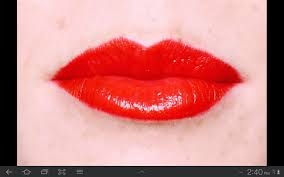
#> input picture mouth1.jpg, 284 x 177 px
$ python acwe.py   (Python 2 division)
#> lines starting #> are read from the running program, lines starting #| are printed output that depends on the picture
#-coding-:-utf8-
"""
Author: Victoria
E-mail: wyvictoria1@gmail.com
Date: 9/3/2017
"""
import numpy as np
import matplotlib.pyplot as plt
from PIL import Image
import scipy.ndimage as nd

def acwe(Img, phi0, max_iter, time_step, mu, v, lambda1, lambda2, epsilon):
    """
    Input:
	    Img: array_like, the input gray image[0,255]
	    phi: nparray, the initial curve function(level set function)
	    max_iter: int, the max number of iterations
	    time_step: float, learning rate
	    mu: coefficiency of  length term
	    v: coefficiency of  area term
	    lambda1, lambda2: coefficiency of "fitting" term(Image energy)
    """
    print time_step, mu, v, lambda1, lambda2
    phi = phi0

    plt.ion()
    fig, axes = plt.subplots(ncols=2)
    show_curve_and_phi(fig, Img, phi0, 'r')
    plt.savefig('levelset_start.png', bbox_inches='tight')


    for iter in xrange(max_iter):
        idx = np.flatnonzero(np.logical_and(phi <= 1.2, phi >= -1.2))

        if len(idx) > 0:
            print('iteration: {0}'.format(iter))
            if np.mod(iter, 1) == 0:
                show_curve_and_phi(fig, Img, phi, 'r')

            phi = NeumannBoundCond(phi)
            Heaviside = 0.5 * (1 + 2 / np.pi * (np.arctan(phi / epsilon)))
            delta = (epsilon/np.pi) / (epsilon**2 + phi ** 2)
            """
            Only update the neighbor of curve
            """
            #Internal force
            length_term = curvature_central(phi)
            print "delta:{}".format(np.max(delta))
            print "length term:{}".format(np.max(length_term))
            #Image force
            inside_idx = np.flatnonzero(phi >= 0)
            outside_idx = np.flatnonzero(phi < 0)
            """c1 = np.mean(Img.flat[inside_idx]) #mean value inside curve
            c2 = np.mean(Img.flat[outside_idx]) #mean value outside curve"""
            c1 = np.sum(Img.flat[inside_idx]) / (len(inside_idx) + 0.00001)  # exterior mean
            c2 = np.sum(Img.flat[outside_idx]) / (len(outside_idx) + 0.00001)  # interior mean
            print "c1:{}, c2:{}".format(c1, c2)
            image_force = - lambda1 * (Img.flat[idx] - c1)**2  + lambda2 * (Img.flat[idx] - c2)**2
            print "image_force", np.max(image_force)
            gradient = delta.flat[idx] * (mu * length_term.flat[idx] - v + image_force / np.max(image_force))

            phi.flat[idx]= time_step * gradient
            print "phi:{}".format(np.max(phi))
            print phi
    plt.savefig("levelset_end", bbox_inches='tight')
def NeumannBoundCond(f):
    """
    Change function f to satisfy Neumann Boundary Condition
    """
    g = f
    #4 corner
    g[0, 0] = g[2, 2]
    g[0, -1] = g[2, -3]
    g[-1, 0] = g[-3, 2]
    g[-1, -1] = g[-3, -3]
    #first row and last row
    g[0, 1:-1] = g[2, 1:-1]
    g[-1, 1:-1] = g[-3, 1:-1]
    #first column and last column
    g[1:-1, 0] = g[1:-1, 2]
    g[1:-1, -1] = g[1:-1, -3]
    return g

def curvature_central(phi):
    """
    Compute divergence in equation(9) by definition of divergence rather the discretization of divergence mentioned in paper.
    """
    phi_x, phi_y = gradient(phi)
    """if np.max(phi_x) > 1e10 or np.max(phi_y) > 1e10:
	    raise Exception("oooooops!")
    """
    norm_gradient = np.sqrt(phi_x ** 2 + phi_y ** 2 + 1e-10)
    nxx, _ = gradient(phi_x / norm_gradient)
    _, nyy = gradient(phi_y / norm_gradient)
    return (nxx+nyy)

def gradient(f):
    """
    Compute gradient of f.
    Input:
	    f: array_like.
    Output:
	    fx:  fx[i, j] = (f[i, j+1] - f[i, j-1]) / 2, special in boundary
	    fy:  fy[i, j] = (f[i+1, j] - f[i-1, j]) / 2
    """
    fx = f
    fy = f
    n, m = f.shape
    fx[:, 0] = f[:, 1] - f[:, 0]
    fx[:, -1] = f[:, -1] - f[:, -2]
    fy[0, :] = f[1,:] - f[0,:]
    fy[-1, :] = f[-1,:] - f[-2,:]
    for j in xrange(1, m-1):
	    fx[:, j] = (f[:, j+1] - f[:, j-1]) / 2.0
    for i in xrange(1, n-1):
	    fy[i, :] = (f[i+1, :] - f[i-1, :]) / 2.0
    return fx, fy

# Displays the image with curve superimposed
def show_curve_and_phi(fig, Img, phi, color):
    fig.axes[0].cla()
    fig.axes[0].imshow(Img, cmap='gray')
    fig.axes[0].contour(phi, 0, colors=color)
    fig.axes[0].set_axis_off()
    #plt.draw()

    fig.axes[1].cla()
    fig.axes[1].imshow(phi)
    fig.axes[1].set_axis_off()
    #plt.draw()

    plt.pause(0.001)

def initialize(width, height, x_center, y_center, radius):
    phi = np.zeros((height, width))
    for i in xrange(height):
	    for j in xrange(width):
		    phi[i,j] = -np.sqrt((i - y_center)**2 + (j - x_center)**2) +radius
    return phi

if __name__ == "__main__":

    img = Image.open("mouth1.jpg").convert("L")
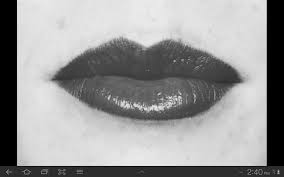
#> img: PIL image 284x177 L; min 0, max 238, mean 153
    #initialize phi
    width, height = img.size
#> width = 284; height = 177
    phi0 = initialize(width, height, x_center=100, y_center=50, radius=45)
#> after the loop in initialize, `for i in xrange(height):`:
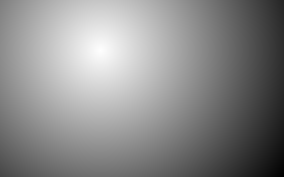
#> phi: shape (177, 284) float64; min -177.2, max 45, mean -56.5; drawn with min black and max white
    print "phi0:", phi0
#> (printed output is left out)
    print "index of 0:", np.flatnonzero(np.array(img)==0)
#> (printed output is left out)
    """
    fig, axes = plt.subplots(ncols=2)
    axes[0].imshow(img, cmap='gray')
    axes[1].imshow(phi0)
    #plt.show()
    """
    acwe(np.array(img), phi0, max_iter=100, time_step=0.1, mu=0, v=0, lambda1=1, lambda2=1, epsilon=1)
#> the loop in acwe, `for iter in xrange(max_iter):` made 100 passes
#> (c1, c2) on passes 1 to 12: (137.9, 155.5), (144.6, 154.3), (113.7, 161.4), (72.46, 186.3), (59.79, 208), (59.84, 208.5), (60.89, 206), (60.43, 207), (60.88, 206), (60.42, 207), (60.54, 206.8), (60.16, 207.5)
#> (printed output is left out)
#> pass 1, in acwe, `Heaviside = 0.5 * (1 + 2 / np.pi * (np.arctan(phi / epsilon)))`:
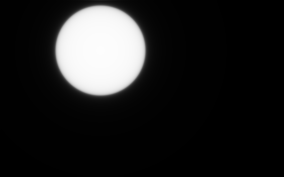
#> Heaviside: shape (177, 284) float64; min 0.00181, max 0.993, mean 0.131
#> pass 1, in acwe, `delta = (epsilon/np.pi) / (epsilon**2 + phi ** 2)`:
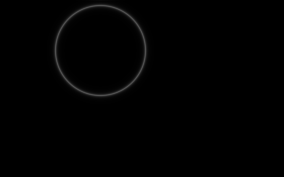
#> delta: shape (177, 284) float64; min 1.03e-05, max 0.318, mean 0.00553
#> pass 1, in curvature_central, `phi_x, phi_y = gradient(phi)`:
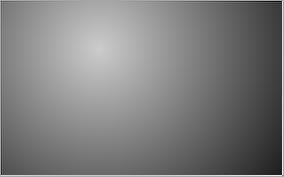
#> phi_x: shape (177, 284) float64; min -23.88, max 12.18, mean -6.01; drawn with min black and max white
#> pass 2, in show_curve_and_phi (call 3), `plt.pause(0.001)`:
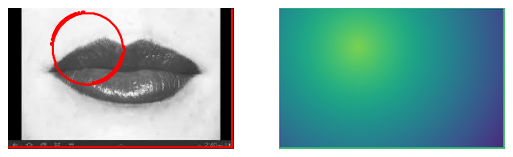
#> figure drawn by matplotlib, 2 panels
#> in acwe, `plt.savefig("levelset_end", bbox_inches='tight')`:
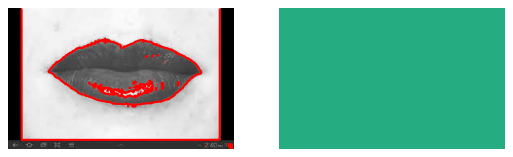
#> figure drawn by matplotlib, 2 panels

$ run again, with mouth2.jpg copied over mouth1.jpg
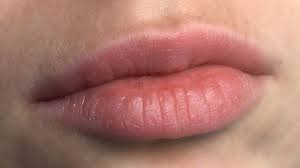
#> input picture mouth2.jpg, 300 x 168 px
#> (printed output is left out)
#| index of 0: []
#> the loop in acwe, `for iter in xrange(max_iter):` made 100 passes
#> (c1, c2) on passes 1 to 8: (121.4, 136.5), (118.5, 136.9), (122.1, 137.2), (100.9, 162.2), (100.7, 167), (100.4, 168.4), (102.3, 168.3), (102.6, 168.9)
#> (printed output is left out)
#> pass 1, in acwe, `delta = (epsilon/np.pi) / (epsilon**2 + phi ** 2)`:
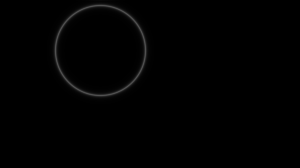
#> delta: shape (168, 300) float64; min 9.35e-06, max 0.318, mean 0.00552
#> in acwe, `plt.savefig("levelset_end", bbox_inches='tight')`:
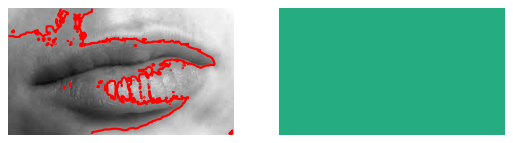
#> figure drawn by matplotlib, 2 panels

$ run again, with men_mouth3.jpg copied over mouth1.jpg
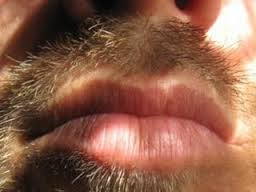
#> input picture men_mouth3.jpg, 256 x 192 px
#> (printed output is left out)
#| index of 0: []
#> the loop in acwe, `for iter in xrange(max_iter):` made 100 passes
#> (c1, c2) on passes 1 to 8: (86.25, 110.5), (82.65, 110.9), (81.44, 113.5), (68.22, 138.5), (69.16, 147.4), (69.91, 151.2), (71.96, 152.2), (72.57, 153.2)
#> (printed output is left out)
#> pass 1, in curvature_central, `phi_x, phi_y = gradient(phi)`:
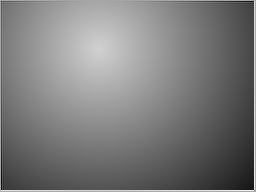
#> phi_x: shape (192, 256) float64; min -20.93, max 10.67, mean -5.6; drawn with min black and max white
#> in acwe, `plt.savefig("levelset_end", bbox_inches='tight')`:
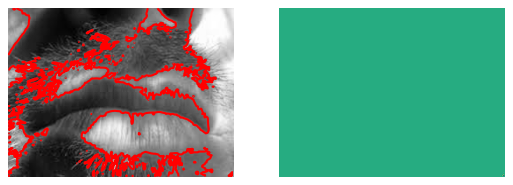
#> figure drawn by matplotlib, 2 panels
